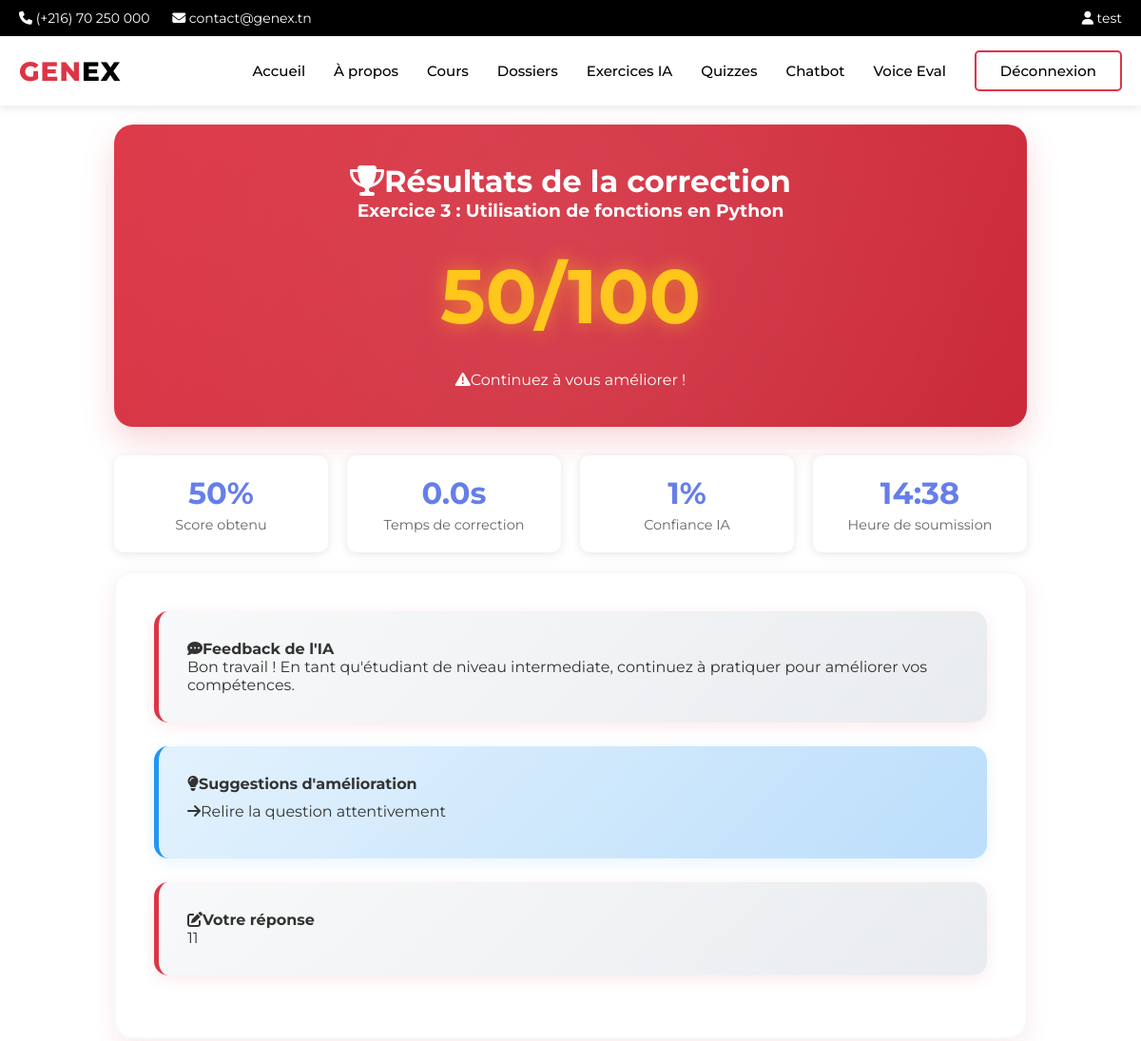
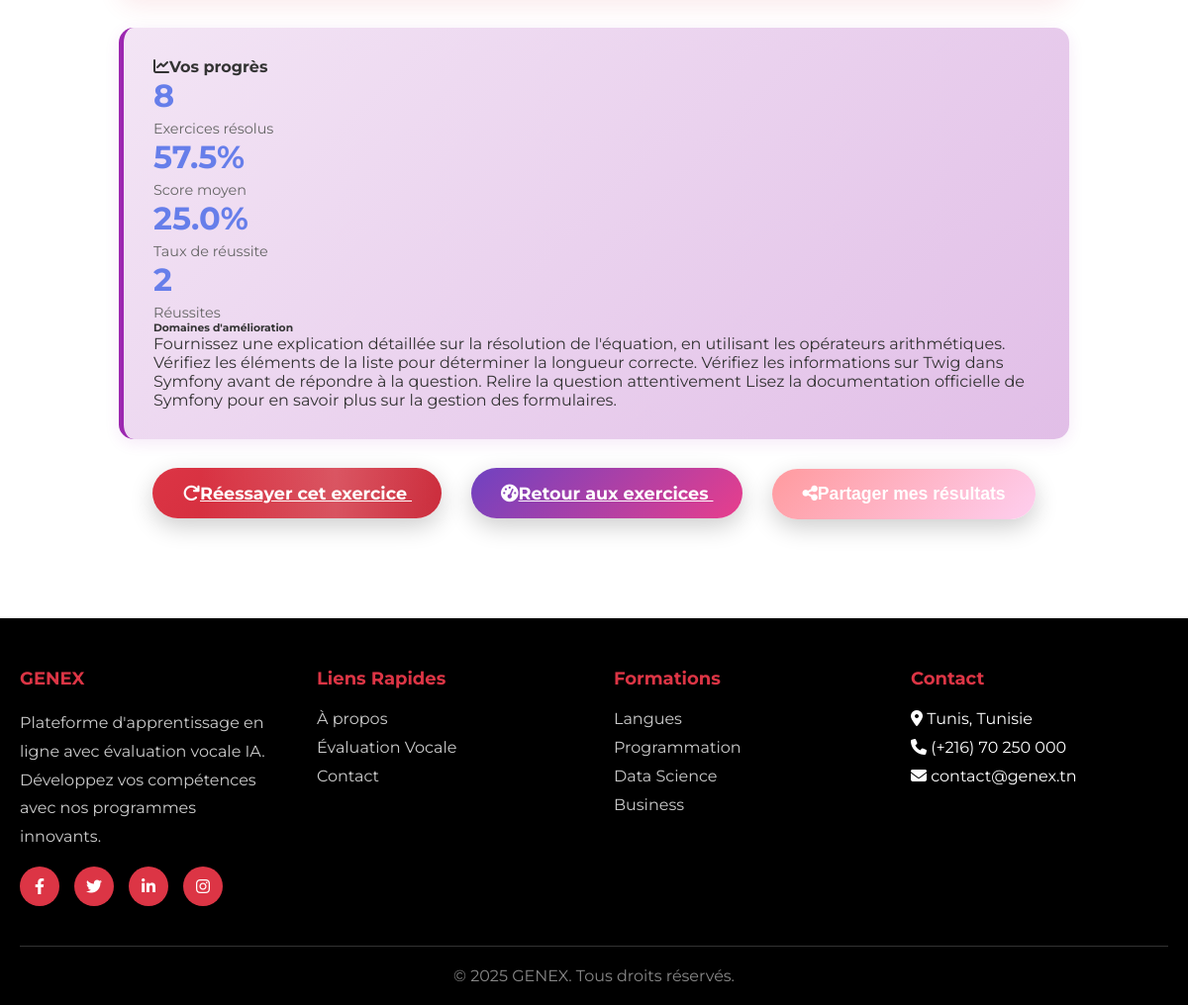
The app's page /exercises/results/7/ (signed in) with its own data (2 pictures, top to bottom).
### users/models.py (models this page shows, shortened)
class User(AbstractUser):
    USER_TYPE_CHOICES = (
        ('admin', 'Admin'),
        ('student', 'Student'),
    )
    LEVEL_CHOICES = (
        ('weak', 'Weak'),
        ('medium', 'Medium'),
        ('advanced', 'Advanced'),
    )
    user_type = models.CharField(max_length=10, choices=USER_TYPE_CHOICES, default='student')
    level = models.CharField(max_length=10, choices=LEVEL_CHOICES, blank=True, null=True)
    student_class = models.CharField(max_length=50, blank=True, null=True)
    current_streak = models.IntegerField(default=0, help_text="Current consecutive days with quiz completion")
    longest_streak = models.IntegerField(default=0, help_text="Longest streak ever achieved")
    last_quiz_date = models.DateTimeField(null=True, blank=True, help_text="Last time user completed a quiz")
    THEME_CHOICES = (
        ('light', 'Light'),
        ('dark', 'Dark'),
        ('auto', 'Auto'),
    )
    theme_preference = models.CharField(max_length=10, choices=THEME_CHOICES, default='auto', help_text="User's theme preference")

### exercises/models.py (models this page shows, shortened)
class ExerciseSubmission(models.Model):
    user = models.ForeignKey(User, on_delete=models.CASCADE, related_name='exercise_submissions')
    exercise = models.ForeignKey(Exercise, on_delete=models.CASCADE, related_name='submissions')
    user_answer = models.TextField(help_text="Réponse soumise par l'utilisateur")
    submission_time = models.DateTimeField(auto_now_add=True)
    ai_correction = models.JSONField(default=dict, help_text="Correction automatique par l'IA")
    is_correct = models.BooleanField(default=False)
    score = models.FloatField(default=0.0, help_text="Score sur 100")
    feedback = models.TextField(blank=True, help_text="Feedback détaillé de l'IA")
    suggestions = models.JSONField(default=list, help_text="Suggestions d'amélioration")
    detailed_correction = models.JSONField(default=dict, help_text="Correction ligne par ligne détaillée")
    video_explanation_url = models.URLField(blank=True, help_text="URL de la vidéo d'explication")
    comparison_answers = models.JSONField(default=list, help_text="Comparaison avec d'autres bonnes réponses")
    personalized_feedback = models.TextField(blank=True, help_text="Feedback personnalisé adapté au niveau")
    improvement_areas = models.JSONField(default=list, help_text="Domaines d'amélioration identifiés")
    strengths = models.JSONField(default=list, help_text="Points forts identifiés")
    correction_time = models.FloatField(default=0.0, help_text="Temps de correction en secondes")
    ai_model = models.CharField(max_length=50, default='llama-3.1-8b-instant')
    confidence_score = models.FloatField(default=0.0, help_text="Niveau de confiance de la correction (0-1)")
    class Meta:
        verbose_name = "Soumission d'exercice"
        verbose_name_plural = "Soumissions d'exercices"
        ordering = ['-submission_time']
        unique_together = ['user', 'exercise']

class Exercise(models.Model):
    title = models.CharField(max_length=200)
    description = models.TextField(blank=True)
    content = models.JSONField(help_text="Contenu structuré de l'exercice")
    solution = models.JSONField(help_text="Solution de l'exercice")
    hints = models.JSONField(default=list, blank=True, help_text="Indices pour l'exercice")
    explanation_video_url = models.URLField(blank=True, help_text="URL de la vidéo d'explication (YouTube, Vimeo, etc.)")
    explanation_video_type = models.CharField(
        max_length=20,
        choices=[
            ('youtube', 'YouTube'),
            ('vimeo', 'Vimeo'),
            ('custom', 'Vidéo personnalisée'),
            ('auto', 'Génération automatique'),
        ],
        default='auto',
        help_text="Type de vidéo d'explication"
    )
    category = models.ForeignKey(ExerciseCategory, on_delete=models.CASCADE, related_name='exercises')
    exercise_type = models.ForeignKey(ExerciseType, on_delete=models.CASCADE, related_name='exercises')
    difficulty = models.ForeignKey(DifficultyLevel, on_delete=models.CASCADE, related_name='exercises')
    created_by = models.ForeignKey(User, on_delete=models.CASCADE, related_name='created_exercises')
    is_ai_generated = models.BooleanField(default=False)
    ai_prompt = models.TextField(blank=True, help_text="Prompt utilisé pour générer l'exercice")
    tags = models.JSONField(default=list, blank=True, help_text="Tags pour la recherche")
    estimated_time = models.IntegerField(default=15, help_text="Temps estimé en minutes")
    points = models.IntegerField(default=10, help_text="Points attribués")
    is_active = models.BooleanField(default=True)
    is_public = models.BooleanField(default=False)
    created_at = models.DateTimeField(auto_now_add=True)
    updated_at = models.DateTimeField(auto_now=True)
    class Meta:
        verbose_name = "Exercice"
        verbose_name_plural = "Exercices"
        ordering = ['-created_at']
        indexes = [
            models.Index(fields=['category', 'difficulty']),
            models.Index(fields=['is_active', 'is_public']),
            models.Index(fields=['created_at']),
        ]

### exercises/views.py (the view)
# urls.py: path('results/<int:submission_id>/', views.exercise_results, name='exercise-results'),
@login_required
def exercise_results(request, submission_id):
    submission = get_object_or_404(ExerciseSubmission, id=submission_id, user=request.user)
    user_progress = exercise_correction_service.get_user_progress(request.user)
    context = {
        'submission': submission,
        'user_progress': user_progress
    }
    return render(request, 'exercises/results.html', context)

### templates/exercises/results.html (shortened to what this page needs)
{% extends 'main/base.html' %}
{% load static %}
{% block content %}
<div class="results-container">
    <div class="results-header">
        <h1><i class="fas fa-trophy me-2"></i>Résultats de la correction</h1>
        <h3>{{ submission.exercise.title }}</h3>
        <div class="score-display {% if submission.score >= 80 %}score-excellent{% elif submission.score >= 50 %}score-good{% else %}score-poor{% endif %}">
        </div>
        <p class="mb-0">
            {% if submission.is_correct %}
                <i class="fas fa-check-circle me-2"></i>Excellent travail !
            {% else %}
                <i class="fas fa-exclamation-triangle me-2"></i>Continuez à vous améliorer !
            {% endif %}
        </p>
    </div>
    <div class="stats-grid">
        <div class="stat-card">
            <div class="stat-value">{{ submission.score|floatformat:0 }}%</div>
            <div class="stat-label">Score obtenu</div>
        </div>
        <div class="stat-card">
            <div class="stat-value">{{ submission.correction_time|floatformat:1 }}s</div>
            <div class="stat-label">Temps de correction</div>
        </div>
        <div class="stat-card">
            <div class="stat-value">{{ submission.confidence_score|floatformat:0 }}%</div>
            <div class="stat-label">Confiance IA</div>
        </div>
        <div class="stat-card">
            <div class="stat-value">{{ submission.submission_time|date:"H:i" }}</div>
            <div class="stat-label">Heure de soumission</div>
        </div>
    </div>
    <div class="results-content">
        <div class="feedback-section">
            <h4><i class="fas fa-comment-dots me-2"></i>Feedback de l'IA</h4>
            <p class="feedback-text">{{ submission.feedback }}</p>
        </div>
        {% if submission.suggestions %}
        <div class="suggestions-section">
            <h4><i class="fas fa-lightbulb me-2"></i>Suggestions d'amélioration</h4>
            <div class="suggestions-list">
                {% for suggestion in submission.suggestions %}
                <div class="suggestion-item">
                    <i class="fas fa-arrow-right me-2"></i>{{ suggestion }}
                </div>
                {% endfor %}
            </div>
        </div>
        {% endif %}
        <div class="feedback-section">
            <h4><i class="fas fa-edit me-2"></i>Votre réponse</h4>
            <div class="user-answer">
                <p class="text-muted">{{ submission.user_answer }}</p>
            </div>
        </div>
    </div>
    {% if user_progress %}
    <div class="progress-section">
        <h4><i class="fas fa-chart-line me-2"></i>Vos progrès</h4>
        <div class="row">
            <div class="col-md-3">
                <div class="text-center">
                    <div class="stat-value">{{ user_progress.total_submissions }}</div>
                    <div class="stat-label">Exercices résolus</div>
                </div>
            </div>
            <div class="col-md-3">
                <div class="text-center">
                    <div class="stat-value">{{ user_progress.average_score }}%</div>
                    <div class="stat-label">Score moyen</div>
                </div>
            </div>
            <div class="col-md-3">
                <div class="text-center">
                    <div class="stat-value">{{ user_progress.success_rate }}%</div>
                    <div class="stat-label">Taux de réussite</div>
                </div>
            </div>
            <div class="col-md-3">
                <div class="text-center">
                    <div class="stat-value">{{ user_progress.correct_submissions }}</div>
                    <div class="stat-label">Réussites</div>
                </div>
            </div>
        </div>
        {% if user_progress.improvement_areas %}
        <div class="mt-3">
            <h6>Domaines d'amélioration</h6>
            <div class="improvement-areas">
                {% for area in user_progress.improvement_areas %}
                <span class="badge bg-warning text-dark me-2 mb-2">{{ area }}</span>
                {% endfor %}
            </div>
        </div>
        {% endif %}
    </div>
    {% endif %}
    <div class="action-buttons">
        <a href="{% url 'exercises:exercise-solve' submission.exercise.id %}" class="btn btn-custom btn-retry">
            <i class="fas fa-redo me-2"></i>Réessayer cet exercice
        </a>
        <a href="{% url 'exercises:exercise-dashboard' %}" class="btn btn-custom btn-dashboard">
            <i class="fas fa-tachometer-alt me-2"></i>Retour aux exercices
        </a>
    </div>
</div>
{% endblock %}

### templates/main/base.html (shortened to what this page needs)
{% load static %}
<!doctype html>
<html lang="en">
<head>
    <link rel="stylesheet" href="https://cdnjs.cloudflare.com/ajax/libs/font-awesome/6.4.0/css/all.min.css">
</head>
<body>
    <div class="top-bar">
        <div class="container">
            <div>
                <i class="fas fa-phone"></i> (+216) 70 250 000
                <i class="fas fa-envelope" style="margin-left: 20px;"></i> contact@genex.tn
            </div>
            <div>
                {% if user.is_authenticated %}
                    <a href="{% url 'main:dashboard' %}"><i class="fas fa-user"></i> {{ user.username }}</a>
                {% else %}
                    <a href="{% url 'main:signin' %}">Espace étudiant</a>
                {% endif %}
            </div>
        </div>
    </div>
    <header class="main-header">
        <nav class="navbar">
            <a href="{% url 'main:home' %}" class="logo">
                GEN<span>EX</span>
            </a>
            <ul class="nav-menu">
                <li><a href="{% url 'main:home' %}" class="{% block nav_home %}{% endblock %}">Accueil</a></li>
                <li><a href="{% url 'main:about' %}" class="{% block nav_about %}{% endblock %}">À propos</a></li>
                {% if user.is_authenticated %}
                    <li><a href="{% url 'courses:course_list' %}" class="{% block nav_my_courses %}{% endblock %}">Cours</a></li>
                    <li><a href="{% url 'courses:folder_list' %}" class="{% block nav_folders %}{% endblock %}">Dossiers</a></li>
                    <li><a href="{% url 'exercises:exercise-dashboard' %}" class="{% block nav_exercises %}{% endblock %}">
                         Exercices IA
                    </a></li>
                    <li><a href="{% url 'quizzes:home' %}" class="{% block nav_quizzes %}{% endblock %}">
                         Quizzes
                    </a></li>
                    <li><a href="{% url 'chatbot:chat' %}" class="{% block nav_chatbot %}{% endblock %}">
                         Chatbot
                    </a></li>
                    <li><a href="{% url 'voice_eval:home' %}" class="{% block nav_voice %}{% endblock %}">Voice Eval</a></li>
                    <li><a href="{% url 'main:signout' %}" class="btn-outline-red">Déconnexion</a></li>
                {% else %}
                    <li><a href="{% url 'main:signin' %}" class="btn-outline-red">Connexion</a></li>
                    <li><a href="{% url 'main:signup' %}" class="btn-red">Inscription</a></li>
                {% endif %}
            </ul>
        </nav>
    </header>
    <main>
        {% block content %}{% endblock %}
    </main>
    <footer class="footer">
        <div class="footer-container">
            <div class="footer-grid">
                <div>
                    <h4>GENEX</h4>
                    <p style="color: #ccc; line-height: 1.8;">
                        Plateforme d'apprentissage en ligne avec évaluation vocale IA.
                        Développez vos compétences avec nos programmes innovants.
                    </p>
                    <div class="social-links">
                        <a href="#"><i class="fab fa-facebook-f"></i></a>
                        <a href="#"><i class="fab fa-twitter"></i></a>
                        <a href="#"><i class="fab fa-linkedin-in"></i></a>
                        <a href="#"><i class="fab fa-instagram"></i></a>
                    </div>
                </div>
                <div>
                    <h4>Liens Rapides</h4>
                    <ul>
                        <li><a href="{% url 'main:about' %}">À propos</a></li>
                        <li><a href="{% url 'voice_eval:home' %}">Évaluation Vocale</a></li>
                        <li><a href="#">Contact</a></li>
                    </ul>
                </div>
                <div>
                    <h4>Formations</h4>
                    <ul>
                        <li><a href="#">Langues</a></li>
                        <li><a href="#">Programmation</a></li>
                        <li><a href="#">Data Science</a></li>
                        <li><a href="#">Business</a></li>
                    </ul>
                </div>
                <div>
                    <h4>Contact</h4>
                    <ul>
                        <li><i class="fas fa-map-marker-alt"></i> Tunis, Tunisie</li>
                        <li><i class="fas fa-phone"></i> (+216) 70 250 000</li>
                        <li><i class="fas fa-envelope"></i> contact@genex.tn</li>
                    </ul>
                </div>
            </div>
            <div class="footer-bottom">
                <p>&copy; <script>document.write(new Date().getFullYear());</script> GENEX. Tous droits réservés.</p>
            </div>
        </div>
    </footer>
</body>
</html>

### records on screen
User: username "test"
ExerciseSubmission: exercise "Exercice 3 : Utilisation de fonctions en Python", score "50", correction_time "0.0", confidence_score "1", submission_time "14:38", feedback "Bon travail ! En tant qu'étudiant de niveau intermediate, continuez à pratiquer pour améliorer vos compétences.", user_answer "11"

### other values on screen
{{ suggestion }} "Relire la question attentivement"
{{ user_progress.total_submissions }} "8"
{{ user_progress.average_score }} "57.5"
{{ user_progress.success_rate }} "25.0"
{{ user_progress.correct_submissions }} "2"
{{ area }} "Fournissez une explication détaillée sur la résolution de l'équation, en utilisant les opérateurs arithmétiques." "Vérifiez les éléments de la liste pour déterminer la longueur correcte." "Vérifiez les informations sur Twig dans Symfony avant de répondre à la question." "Relire la question attentivement" "Lisez la documentation officielle de Symfony pour en savoir plus sur la gestion des formulaires."
